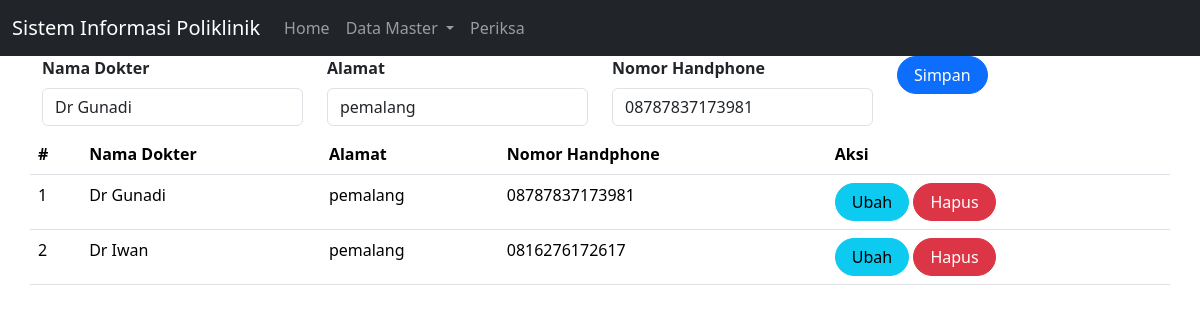
Page /dokter.php?id=10 on the committed database.
### tables this page shows
CREATE TABLE `dokter` (
  `id` int(11) NOT NULL,
  `nama` varchar(255) DEFAULT NULL,
  `alamat` varchar(255) DEFAULT NULL,
  `no_hp` varchar(50) DEFAULT NULL
);

### dokter.php (the view, shortened to what this page needs)
<!doctype html>
<html lang="en">
  <head>
    <link href="https://cdn.jsdelivr.net/npm/bootstrap@5.3.2/dist/css/bootstrap.min.css" rel="stylesheet">
  </head>
  <body>
  <nav class="navbar navbar-expand-lg  navbar-dark bg-dark">
  <div class="container-fluid">
    <a class="navbar-brand" href="#">
      Sistem Informasi Poliklinik
    </a>
    <div class="collapse navbar-collapse" id="navbarNavDropdown">
      <ul class="navbar-nav">
        <li class="nav-item">
          <a class="nav-link" aria-current="page" href="index.php">
            Home
          </a>
        </li>
        <li class="nav-item dropdown">
          <a class="nav-link dropdown-toggle" href="#" role="button"
          data-bs-toggle="dropdown" aria-expanded="false">
            Data Master
          </a>
        </li>
        <li class="nav-item">
          <a class="nav-link"
          href="periksa.php?page=periksa">
            Periksa
          </a>
        </li>
      </ul>
    </div>
  </div>
</nav>
<?php
include'koneksi.php';
?>
<body>
<div class="container">
    <form class="form row"  method="POST" action="" name="myForm" onsubmit="return(validate());">
    <?php
    $nama = '';
    $alamat = '';
    $no_hp = '';
    if (isset($_GET['id'])) {
        $ambil = mysqli_query($mysqli,
        "SELECT * FROM dokter
        WHERE id='" . $_GET['id'] . "'");
        while ($row = mysqli_fetch_array($ambil)) {
            $nama = $row['nama'];
            $alamat = $row['alamat'];
            $no_hp = $row['no_hp'];
        }
    ?>
    <?php
    }
    ?>
    <div class="col">
        <label for="inputNama" class="form-label fw-bold">
            Nama Dokter
        </label>
        <input type="varchar" class="form-control" name="nama" id="inputNama" placeholder="Nama" value="<?php echo $nama ?>">
    </div>
    <div class="col">
        <label for="inputAlamat" class="form-label fw-bold">
            Alamat
        </label>
        <input type="varchar" class="form-control" name="alamat" id="inputAlamat" placeholder="Alamat" value="<?php echo $alamat ?>">
    </div>
    <div class="col mb-2">
        <label for="inputNo_hp" class="form-label fw-bold">
        Nomor Handphone
        </label>
        <input type="varchar" class="form-control" name="no_hp" id="inputNo_hp" placeholder="Nomor Handphone" value="<?php echo $no_hp ?>">
    </div>
    <div class="col">
        <button type="submit" class="btn btn-primary rounded-pill px-3" name="simpan">Simpan</button>
    </div>
<table class="table table-hover">
    <thead>
        <tr>
            <th scope="col">#</th>
            <th scope="col">Nama Dokter</th>
            <th scope="col">Alamat</th>
            <th scope="col">Nomor Handphone</th>
            <th scope="col">Aksi</th>
        </tr>
    </thead>
    <tbody>
    <?php
    $result = mysqli_query(
    $mysqli,"SELECT * FROM dokter ORDER BY nama"
    );
$no = 1;
while ($data = mysqli_fetch_array($result)) {
?>
    <tr>
        <td><?php echo $no++ ?></td>
        <td><?php echo $data['nama'] ?></td>
        <td><?php echo $data['alamat'] ?></td>
        <td><?php echo $data['no_hp'] ?></td>
                <td>
                    <a class="btn btn-info rounded-pill px-3"
                    href="dokter.php?id=<?php echo $data['id'] ?>">Ubah
                    </a>
                    <a class="btn btn-danger rounded-pill px-3"
                    href=dokter.php?id=<?php echo $data['id'] ?>&aksi=hapus">Hapus
                    </a>
                </td>
            </tr>
        <?php
        }
        ?>
    </tbody>
</form>
</body>
</html>

### rows in the picture
dokter: nama "Dr Gunadi", alamat "pemalang", no_hp "08787837173981"
dokter: nama "Dr Iwan", alamat "pemalang", no_hp "0816276172617"
